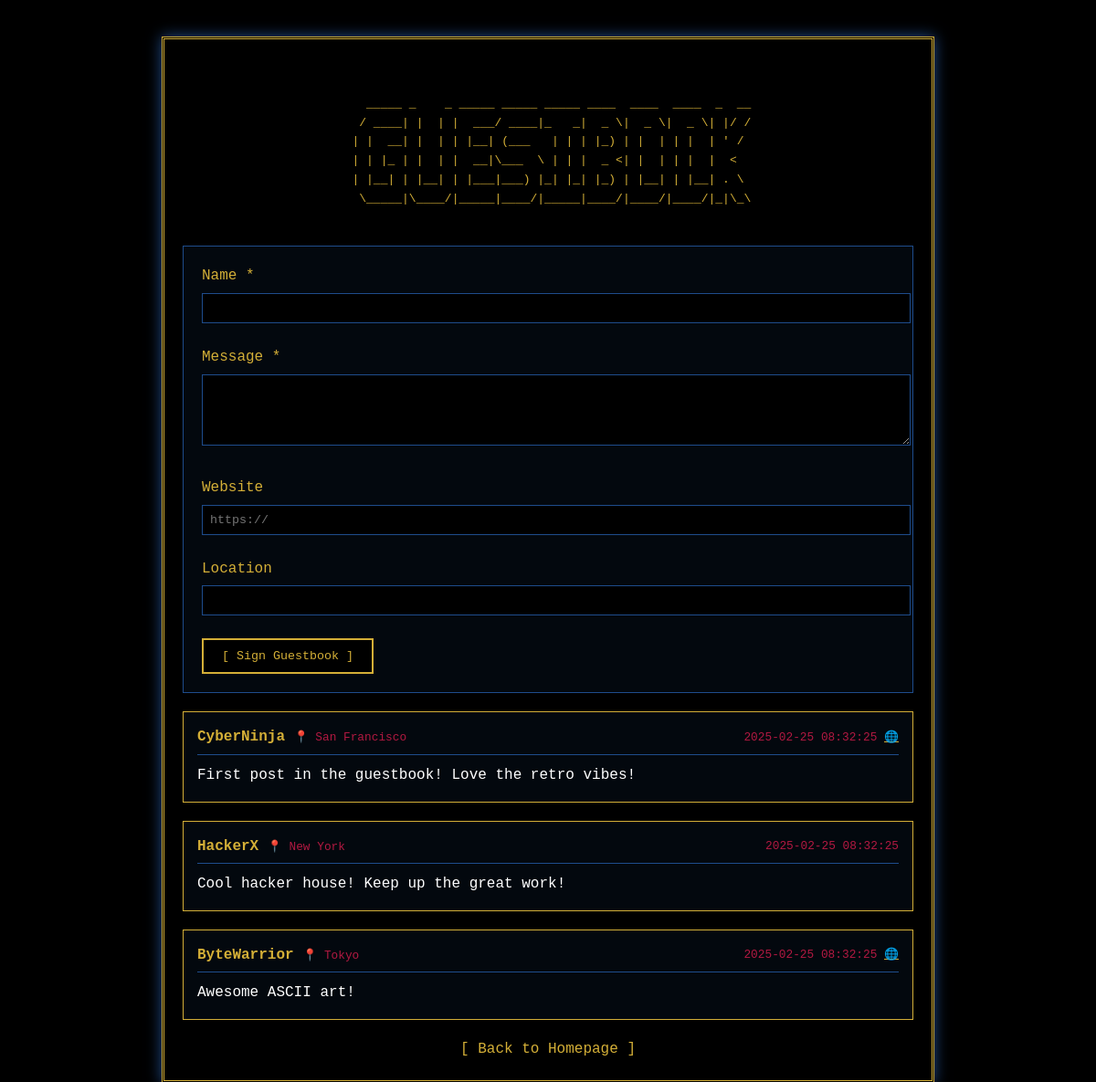
The app's page /guestbook with its own data.
### tables this page shows
CREATE TABLE entries (
            id INTEGER PRIMARY KEY AUTOINCREMENT,
            name TEXT NOT NULL,
            message TEXT NOT NULL,
            timestamp DATETIME DEFAULT CURRENT_TIMESTAMP,
            website TEXT,
            location TEXT
        );

### app.py (the view)
@app.route('/guestbook')
def guestbook():
    conn = get_db_connection()
    cursor = conn.cursor()
    cursor.execute('SELECT * FROM entries ORDER BY timestamp DESC')
    entries = cursor.fetchall()
    conn.close()
    return render_template('guestbook.html', entries=entries)

### app.py (called while the page is built)
def get_db_connection():
    conn = sqlite3.connect('guestbook.db')
    conn.row_factory = sqlite3.Row
    return conn

### templates/guestbook.html (shortened to what this page needs)
<!DOCTYPE html>
<html>
<head>
</head>
<body>
    <div class="guestbook-container">
        <div class="ascii-art">
   _____ _    _ _____ _____ _____ ____  ____  ____  _  __
  / ____| |  | |  ___/ ____|_   _|  _ \|  _ \|  _ \| |/ /
 | |  __| |  | | |__| (___   | | | |_) | |  | | |  | ' /
 | | |_ | |  | |  __|\___  \ | | |  _ <| |  | | |  |  <
 | |__| | |__| | |___|___) |_| |_| |_) | |__| | |__| . \
  \_____|\____/|_____|____/|_____|____/|____/|____/|_|\_\
        </div>
        <form action="{{ url_for('sign_guestbook') }}" method="POST">
            <div class="form-group">
                <label for="name">Name *</label>
                <input type="text" id="name" name="name" required>
            </div>
            <div class="form-group">
                <label for="message">Message *</label>
                <textarea id="message" name="message" rows="4" required></textarea>
            </div>
            <div class="form-group">
                <label for="website">Website</label>
                <input type="url" id="website" name="website" placeholder="https://">
            </div>
            <div class="form-group">
                <label for="location">Location</label>
                <input type="text" id="location" name="location">
            </div>
            <button type="submit">[ Sign Guestbook ]</button>
        </form>
        <div class="entries">
            {% for entry in entries %}
            <div class="entry">
                <div class="entry-header">
                    <span class="entry-author">
                        <strong>{{ entry['name'] }}</strong>
                        {% if entry['location'] %}
                        <span class="entry-meta">📍 {{ entry['location'] }}</span>
                        {% endif %}
                    </span>
                    <span class="entry-meta">
                        {{ entry['timestamp'] }}
                        {% if entry['website'] %}
                        <a href="{{ entry['website'] }}" target="_blank" style="color: var(--uyghur-gold);">🌐</a>
                        {% endif %}
                    </span>
                </div>
                <div class="entry-content">
                    {{ entry['message'] }}
                </div>
            </div>
            {% endfor %}
        </div>
        <a href="/" class="back-link">[ Back to Homepage ]</a>
    </div>
</body>
</html>

### templates/guestbook.html (style rules this page uses)
:root { --uyghur-red: #B31942; --uyghur-blue: #1E4C8C; --uyghur-gold: #D4AF37; }
body { background: #000000; color: var(--uyghur-gold); font-family: 'Courier New', monospace; text-align: center; margin: 0; padding: 20px; line-height: 1.6; }
.guestbook-container { max-width: 800px; margin: 20px auto; padding: 20px; background: rgba(0, 0, 0, 0.9); border: 3px double var(--uyghur-gold); box-shadow: 0 0 15px var(--uyghur-blue); }
.entry { text-align: left; margin: 20px 0; padding: 15px; border: 1px solid var(--uyghur-gold); background: rgba(30, 76, 140, 0.1); }
.entry-header { border-bottom: 1px solid var(--uyghur-blue); padding-bottom: 5px; margin-bottom: 10px; display: flex; justify-content: space-between; align-items: center; }
.entry-meta { font-size: 0.8em; color: var(--uyghur-red); }
.entry-content { margin-top: 10px; color: #fff; }
form { text-align: left; margin: 20px 0; padding: 20px; border: 1px solid var(--uyghur-blue); background: rgba(30, 76, 140, 0.1); }
.form-group { margin-bottom: 15px; }
label { display: block; margin-bottom: 5px; color: var(--uyghur-gold); }
input, textarea { width: 100%; padding: 8px; margin-bottom: 10px; background: #000; color: var(--uyghur-gold); border: 1px solid var(--uyghur-blue); font-family: 'Courier New', monospace; }
button { background: #000; color: var(--uyghur-gold); border: 2px solid var(--uyghur-gold); padding: 10px 20px; cursor: pointer; font-family: 'Courier New', monospace; transition: all 0.3s ease; }
.back-link { margin-top: 20px; color: var(--uyghur-gold); text-decoration: none; }
.ascii-art { font-family: monospace; white-space: pre; margin: 20px 0; color: var(--uyghur-gold); }

### records on screen
entries: name "CyberNinja", location "San Francisco", timestamp "2025-02-25 08:32:25", message "First post in the guestbook! Love the retro vibes!"
entries: name "HackerX", location "New York", timestamp "2025-02-25 08:32:25", message "Cool hacker house! Keep up the great work!"
entries: name "ByteWarrior", location "Tokyo", timestamp "2025-02-25 08:32:25", message "Awesome ASCII art!"
